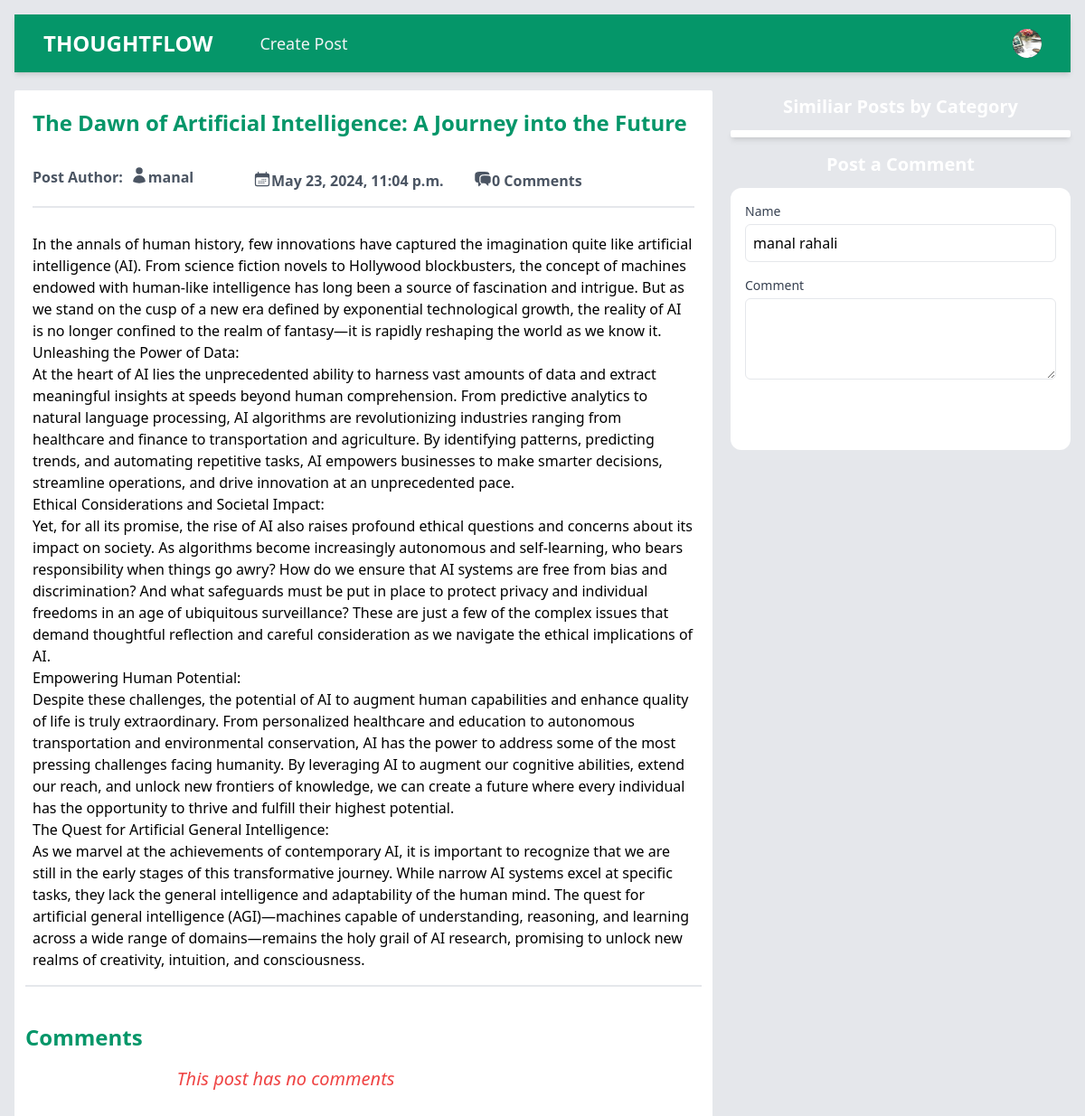
Page /read_post/6fe45688-b016-48a6-838a-892d0f2e564c/the-dawn-of-artificial-intelligence-a-journey-into-the-future/ (signed in) on the committed database.
### base/models.py (models this page shows, shortened)
class Post(models.Model):
    id = models.UUIDField(primary_key=True, max_length=15, editable=False, default=uuid.uuid4)
    title = models.CharField(max_length=250)
    slug = models.SlugField(max_length=300, unique_for_date='created',
    null = True, blank=True)
    author = models.ForeignKey(User, on_delete=models.CASCADE)
    body = models.TextField()
    image = models.ImageField(upload_to='bg_img/', default='default_bg_img.jpg')
    category = models.CharField(max_length=100)
    created = models.DateTimeField(auto_now_add=True)
    updated = models.DateTimeField(auto_now=True)
    class Meta:
        ordering = ['-created']
        indexes = [models.Index(fields=['created'])]

### base/views.py (the view, shortened to what this page needs)
# urls.py: path('read_post/<str:id>/<str:slug>/', views.read_post, name='read_post'),
def read_post(request, id, slug):
    post = get_object_or_404(Post, id=id, slug=slug)
    similar_posts = Post.objects.filter(category=post.category)
    post_comments = Comment.objects.filter(comment_p=post)
    return render(request, 'post.html', {
        'post': post,
        'similar_posts': similar_posts,
        'post_comments': post_comments,
    })

### base/templates/post.html (shortened to what this page needs)
{% load static %}
<!DOCTYPE html>
<html lang="en">
  <head>
    <link rel="stylesheet" href="{% static 'style.css' %}" />
  </head>
  <body class="p-4 bg-gray-200">
    <nav class="bg-emerald-600 shadow-md">
      <div class="mx-auto max-w-7xl px-4 sm:px-6 lg:px-8">
        <div class="flex h-16 items-center justify-between">
          <div class="flex items-center">
            <div class="flex-shrink-0">
              <a class="text-2xl font-bold text-white" href="{% url 'home' %}"
                >THOUGHTFLOW</a
              >
            </div>
            <div class="hidden md:block">
              <div class="ml-10 flex items-baseline space-x-4">
                {% if user.is_authenticated %}
                <a
                  href="{% url 'create_post' %}"
                  class="text-gray-100 hover:bg-gray-700 hover:text-white rounded-md px-3 py-2 text-lg font-medium"
                  aria-current="page"
                  >Create Post</a
                >
                {% endif %}
              </div>
            </div>
          </div>
          <div class="hidden md:block">
            <div class="ml-4 flex items-center md:ml-6">
              {% if user.is_authenticated %}
              <div class="relative ml-3">
                <div>
                  <button
                    type="button"
                    class="relative flex max-w-xs items-center rounded-full bg-gray-800 text-sm focus:outline-none focus:ring-2 focus:ring-white focus:ring-offset-2 focus:ring-offset-gray-800"
                    id="user-menu-button"
                    aria-expanded="false"
                    aria-haspopup="true"
                  >
                    <span class="absolute -inset-1.5"></span>
                    {% if profile.avatar %}
                    <img
                      class="h-8 w-8 rounded-full"
                      src="{{ profile.avatar.url }}"
                      alt="User Profile Picture"
                    />
                    {% else %}
                    <img
                      class="h-8 w-8 rounded-full"
                      src="{% static 'user.jpg' %}"
                      alt="User Profile Picture"
                    />
                    {% endif %}
                  </button>
                </div>
              </div>
              {% endif %}
            </div>
          </div>
        </div>
      </div>
    </nav>
    <main class="mt-5 grid grid-cols-1 md:grid-cols-2 lg:grid-cols-3 gap-5">
      <section
        class="bg-white p-3 rounded-sm col-span-1 md:col-span-2 md:h-[80vh] overflow-y-scroll scrollbar-hide"
      >
        <div class="w-full flex flex-col p-2">
          <h2 class="text-2xl font-bold pb-6 text-emerald-600">
            {{ post.title }}
          </h2>
          <div
            class="w-full py-2 space-y-1 text-md font-semibold text-gray-600 grid grid-cols-13 md:grid-cols-3"
          >
            <div class="flex">
              <p class="mr-2">Post Author:</p>
              <a href="{% url 'profile' post.author.username post.author.id %}"
                >{{ post.author }}</a
              >
            </div>
            <div class="flex">
              <p>{{ post.created }}</p>
            </div>
            <div class="flex">
              <p>{{ post.comments.count }} Comments</p>
            </div>
          </div>
          <hr class="border w-full my-2 border-gray-200" />
          <div class="w-full">
            <p class="text-left mt-5 text-gray-700">
              {{ post.body|linebreaks }}
            </p>
          </div>
        </div>
        <hr class="border w-full my-2 border-gray-200" />
        <div class="max-w-xl py-8">
          <h2 class="text-2xl text-emerald-600 font-bold mb-4">Comments</h2>
          {% for comment in post_comments %}
          <div class="bg-white shadow-md rounded p-4 mb-4">
            <div class="flex justify-between mb-2">
              <div class="text-gray-600">{{ comment.author }}</div>
              <div class="text-gray-400 flex gap-2">
                {% if user == comment.signedup_user %}
                <a
                  href="{% url 'update_comment' comment.id %}"
                  class="text-emerald-600 rounded-xl hover:bg-emerald-100 p-2"
                  ><svg
                    xmlns="http://www.w3.org/2000/svg"
                    fill="none"
                    viewBox="0 0 24 24"
                    stroke-width="1.5"
                    stroke="currentColor"
                    class="w-6 h-6"
                  >
                    <path
                      stroke-linecap="round"
                      stroke-linejoin="round"
                      d="M16.862 4.487l1.687-1.688a1.875 1.875 0 112.652 2.652L10.582 16.07a4.5 4.5 0 01-1.897 1.13L6 18l.8-2.685a4.5 4.5 0 011.13-1.897l8.932-8.931zm0 0L19.5 7.125M18 14v4.75A2.25 2.25 0 0115.75 21H5.25A2.25 2.25 0 013 18.75V8.25A2.25 2.25 0 015.25 6H10"
                    />
                  </svg>
                </a>
                <a
                  href="{% url 'delete_comment' comment.id %}"
                  class="text-red-600 p-2 rounded-xl hover:bg-red-100"
                >
                  <svg
                    xmlns="http://www.w3.org/2000/svg"
                    fill="none"
                    viewBox="0 0 24 24"
                    stroke-width="1.5"
                    stroke="currentColor"
                    class="w-6 h-6"
                  >
                    <path
                      stroke-linecap="round"
                      stroke-linejoin="round"
                      d="M14.74 9l-.346 9m-4.788 0L9.26 9m9.968-3.21c.342.052.682.107 1.022.166m-1.022-.165L18.16 19.673a2.25 2.25 0 01-2.244 2.077H8.084a2.25 2.25 0 01-2.244-2.077L4.772 5.79m14.456 0a48.108 48.108 0 00-3.478-.397m-12 .562c.34-.059.68-.114 1.022-.165m0 0a48.11 48.11 0 013.478-.397m7.5 0v-.916c0-1.18-.91-2.164-2.09-2.201a51.964 51.964 0 00-3.32 0c-1.18.037-2.09 1.022-2.09 2.201v.916m7.5 0a48.667 48.667 0 00-7.5 0"
                    />
                  </svg>
                </a>
                {% endif %}
              </div>
            </div>
            <div class="text-gray-500 text-sm mb-2">
              Posted on {{ comment.created }} ({{ comment.created|timesince }}
              ago)
            </div>
            <p class="text-gray-800">{{ comment.body }}</p>
          </div>
          {% empty %}
          <h1 class="text-red-500 text-center font-medium text-xl italic">
            This post has no comments
          </h1>
          {% endfor %}
        </div>
      </section>
      <section class="flex flex-col gap-2 md:h-[80vh]">
        <h1
          class="bg-emerald-500 w-full font-semibold text-xl text-center py-1 rounded-sm text-white"
        >
          Similiar Posts by Category
        </h1>
        <div
          class="w-full h-[25vh] overflow-y-scroll scrollbar-hide rounded-sm shadow-md bg-white flex flex-col p-1"
        >
        </div>
        <div class="flex flex-col mt-1 order-first lg:order-last">
          <h1
            class="bg-emerald-500 w-full font-semibold text-xl text-center py-1 mb-2 rounded-sm text-white"
          >
            Post a Comment
          </h1>
          <form method="post" class="space-y-4 bg-white p-4 rounded-xl">
            <div>
              <label for="name" class="block text-sm font-medium text-gray-700"
                >Name</label
              >
              {% if user.is_authenticated %}
              <input
                type="text"
                id="name"
                name="name"
                value="{{ user.first_name }} {{ user.last_name }}"
                required
                readonly
                class="mt-1 p-2 border w-full rounded-md focus:outline-none focus:ring-emerald-400 focus:border-emerald-300"
              />
              {% endif %}
            </div>
            <div>
              <label
                for="comment"
                class="block text-sm font-medium text-gray-700"
                >Comment</label
              >
              <textarea
                id="comment"
                name="comment"
                rows="3"
                required
                class="mt-1 p-2 border w-full rounded-md focus:outline-none focus:ring-emerald-400 focus:border-emerald-300"
              ></textarea>
            </div>
            <div>
              <button
                type="submit"
                class="px-4 py-2 bg-emerald-500 text-white rounded-md hover:bg-emerald-600 focus:outline-none focus:ring-emerald-200"
              >
              </button>
            </div>
          </form>
        </div>
      </section>
    </main>
  </body>
</html>

### rows in the picture
Post: title "The Dawn of Artificial Intelligence: A Journey into the Future", author "manal", created "May 23, 2024, 11:04 p.m.", comments.count "0", body "In the annals of human history, few innovations have captured the imagination quite like artificial intelligence (AI). From science fiction novels to Hollywood blockbusters, the concept of machines endowed with human-like intelligence has long been a source of fascination and intrigue. But as we stand on the cusp of a new era defined by exponential technological growth, the reality of AI is no longer confined to the realm of fantasy—it is rapidly reshaping the world as we know it. Unleashing the Power of Data: At the heart of AI lies the unprecedented ability to harness vast amounts of data and extract meaningful insights at speeds beyond human comprehension. From predictive analytics to…"
